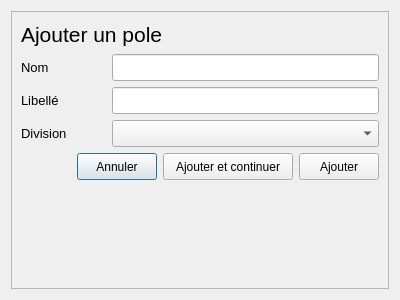
<?xml version="1.0" encoding="UTF-8"?>
<ui version="4.0">
 <class>Dialog</class>
 <widget class="QDialog" name="Dialog">
  <property name="geometry">
   <rect>
    <x>0</x>
    <y>0</y>
    <width>400</width>
    <height>300</height>
   </rect>
  </property>
  <property name="windowTitle">
   <string>Dialog</string>
  </property>
  <layout class="QGridLayout" name="gridLayout">
   <item row="0" column="0">
    <widget class="QFrame" name="frame">
     <property name="frameShape">
      <enum>QFrame::StyledPanel</enum>
     </property>
     <property name="frameShadow">
      <enum>QFrame::Raised</enum>
     </property>
     <layout class="QGridLayout" name="gridLayout_2">
      <item row="0" column="0">
       <layout class="QVBoxLayout" name="verticalLayout">
        <item>
         <layout class="QHBoxLayout" name="horizontalLayout_6">
          <item>
           <widget class="QLabel" name="label_5">
            <property name="minimumSize">
             <size>
              <width>85</width>
              <height>27</height>
             </size>
            </property>
            <property name="font">
             <font>
              <pointsize>16</pointsize>
             </font>
            </property>
            <property name="text">
             <string>Ajouter un pole</string>
            </property>
            <property name="margin">
             <number>0</number>
            </property>
           </widget>
          </item>
         </layout>
        </item>
        <item>
         <layout class="QHBoxLayout" name="horizontalLayout">
          <item>
           <widget class="QLabel" name="label">
            <property name="minimumSize">
             <size>
              <width>85</width>
              <height>27</height>
             </size>
            </property>
            <property name="maximumSize">
             <size>
              <width>85</width>
              <height>16777215</height>
             </size>
            </property>
            <property name="font">
             <font>
              <pointsize>10</pointsize>
             </font>
            </property>
            <property name="text">
             <string>Nom</string>
            </property>
           </widget>
          </item>
          <item>
           <widget class="QLineEdit" name="nom_lineEdit">
            <property name="minimumSize">
             <size>
              <width>220</width>
              <height>27</height>
             </size>
            </property>
            <property name="font">
             <font>
              <pointsize>10</pointsize>
             </font>
            </property>
           </widget>
          </item>
         </layout>
        </item>
        <item>
         <layout class="QHBoxLayout" name="horizontalLayout_2">
          <item>
           <widget class="QLabel" name="label_2">
            <property name="minimumSize">
             <size>
              <width>85</width>
              <height>27</height>
             </size>
            </property>
            <property name="maximumSize">
             <size>
              <width>85</width>
              <height>16777215</height>
             </size>
            </property>
            <property name="font">
             <font>
              <pointsize>10</pointsize>
             </font>
            </property>
            <property name="text">
             <string>Libellé</string>
            </property>
           </widget>
          </item>
          <item>
           <widget class="QLineEdit" name="designation_lineEdit">
            <property name="minimumSize">
             <size>
              <width>220</width>
              <height>27</height>
             </size>
            </property>
            <property name="font">
             <font>
              <pointsize>10</pointsize>
             </font>
            </property>
           </widget>
          </item>
         </layout>
        </item>
        <item>
         <layout class="QHBoxLayout" name="horizontalLayout_3">
          <item>
           <widget class="QLabel" name="label_3">
            <property name="minimumSize">
             <size>
              <width>85</width>
              <height>27</height>
             </size>
            </property>
            <property name="maximumSize">
             <size>
              <width>85</width>
              <height>16777215</height>
             </size>
            </property>
            <property name="font">
             <font>
              <pointsize>10</pointsize>
             </font>
            </property>
            <property name="text">
             <string>Division</string>
            </property>
           </widget>
          </item>
          <item>
           <widget class="QComboBox" name="division_comboBox">
            <property name="minimumSize">
             <size>
              <width>220</width>
              <height>27</height>
             </size>
            </property>
           </widget>
          </item>
         </layout>
        </item>
        <item>
         <layout class="QHBoxLayout" name="horizontalLayout_5">
          <item>
           <spacer name="horizontalSpacer">
            <property name="orientation">
             <enum>Qt::Horizontal</enum>
            </property>
            <property name="sizeHint" stdset="0">
             <size>
              <width>40</width>
              <height>20</height>
             </size>
            </property>
           </spacer>
          </item>
          <item>
           <widget class="QPushButton" name="annuler_pushButton">
            <property name="minimumSize">
             <size>
              <width>70</width>
              <height>27</height>
             </size>
            </property>
            <property name="text">
             <string>Annuler</string>
            </property>
           </widget>
          </item>
          <item>
           <widget class="QPushButton" name="ajouterPlus_pushButton">
            <property name="minimumSize">
             <size>
              <width>130</width>
              <height>27</height>
             </size>
            </property>
            <property name="text">
             <string>Ajouter et continuer</string>
            </property>
           </widget>
          </item>
          <item>
           <widget class="QPushButton" name="ajouter_pushButton">
            <property name="minimumSize">
             <size>
              <width>70</width>
              <height>27</height>
             </size>
            </property>
            <property name="text">
             <string>Ajouter</string>
            </property>
           </widget>
          </item>
         </layout>
        </item>
       </layout>
      </item>
      <item row="1" column="0">
       <spacer name="verticalSpacer">
        <property name="orientation">
         <enum>Qt::Vertical</enum>
        </property>
        <property name="sizeHint" stdset="0">
         <size>
          <width>20</width>
          <height>2</height>
         </size>
        </property>
       </spacer>
      </item>
     </layout>
    </widget>
   </item>
  </layout>
 </widget>
 <resources/>
 <connections/>
</ui>
